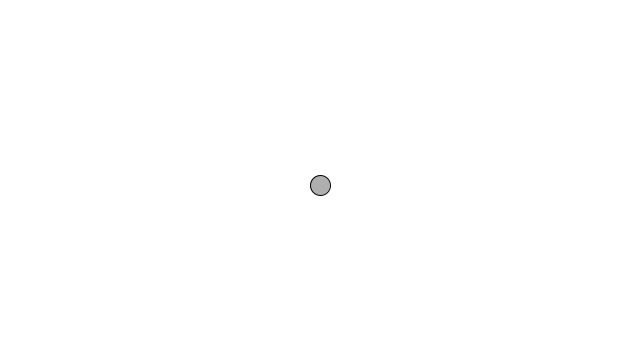
Frame 1 (no input)
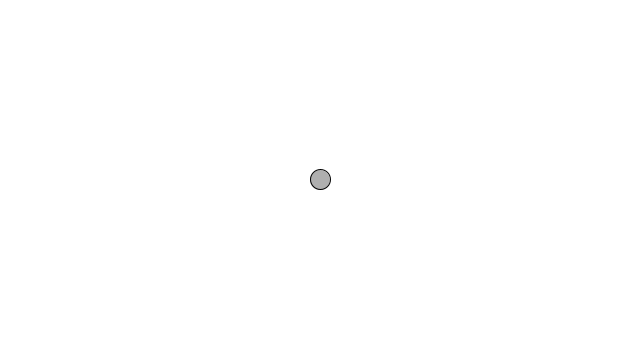
Frame 60 (the mouse pressed at the canvas centre just before this capture)
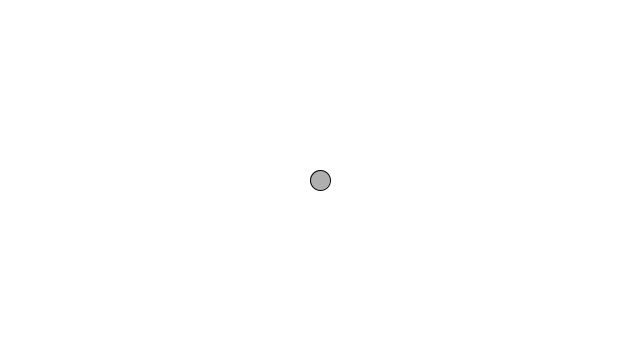
Frame 120 (the mouse held since frame 60 and released just before this capture)

The Processing sketch that drew these frames (run headless with seeded random() and noise(); from frame 60 on, the mouse is pressed at the canvas centre):

// Processing sketch: noc03_09_spring_sine
// ── noc03_09_spring_sine.pde
void setup() {
  size(640,360);
}

void draw() {
  background(255);
  
  float period = 120;
  float amplitude = 100;
  
  float y = amplitude * sin(TWO_PI * frameCount / period);
  
  stroke(0);
  fill(175);
  translate(width/2, height/2);
  line(0,0,0,y);
  ellipse(0,y,20,20);
}
